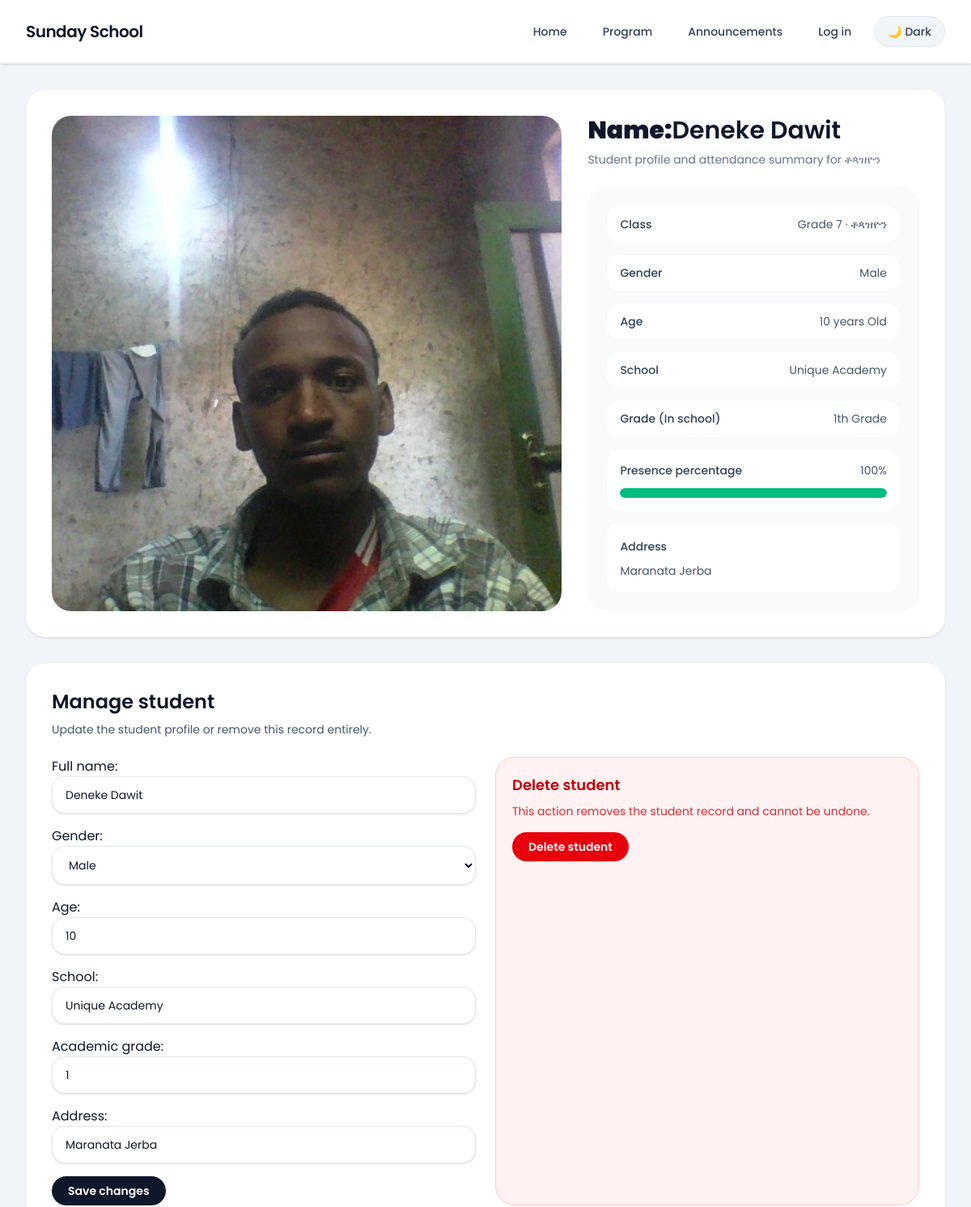
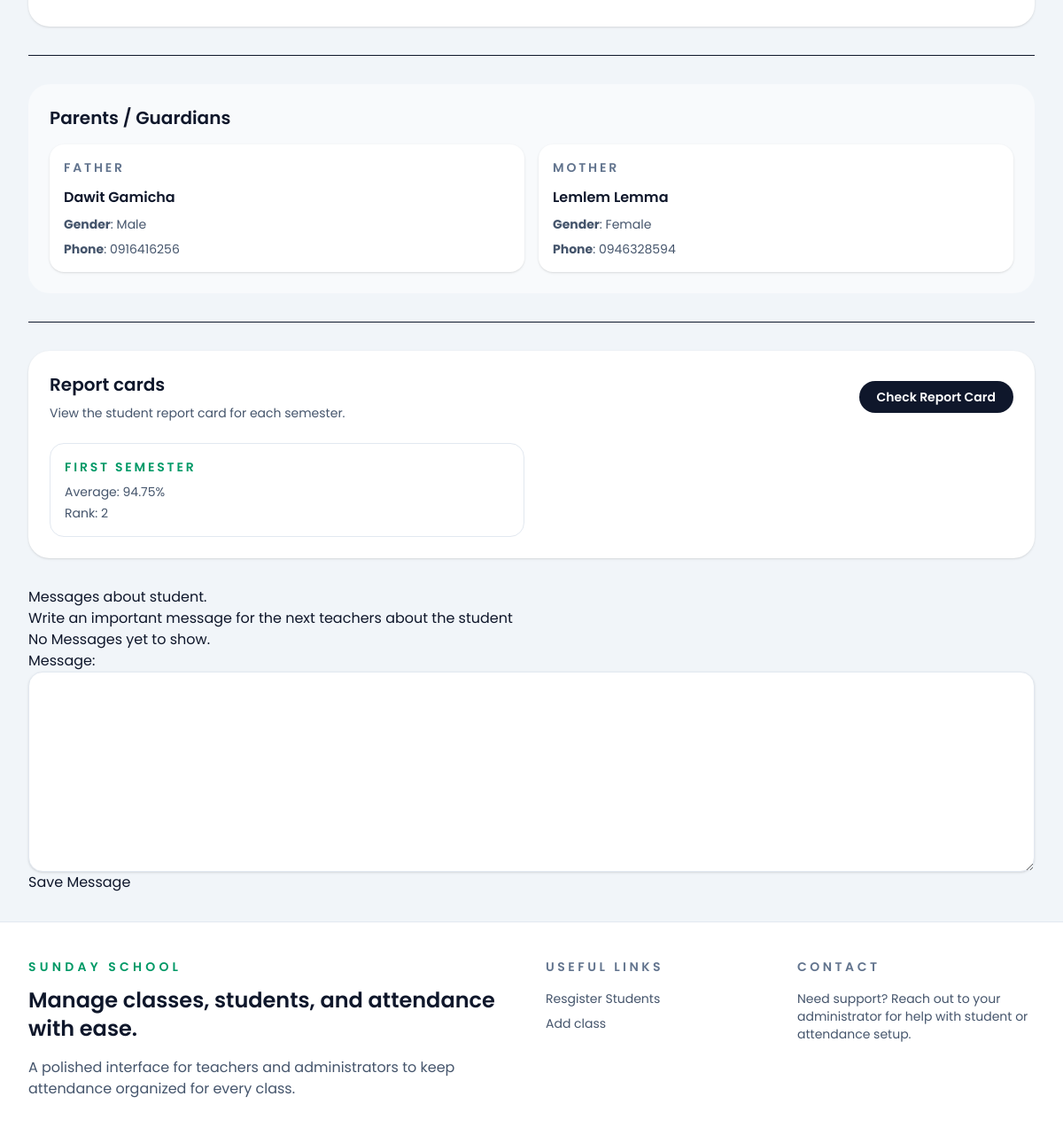
The app's page /student/14 with its own data (2 pictures, top to bottom).
### core/models.py (models this page shows, shortened)
class Students(models.Model):
    full_name = models.CharField(max_length=100)
    gender  = models.CharField(choices=SEX, max_length=100)
    age = models.PositiveIntegerField()
    school = models.CharField(max_length=100)
    academic_grade = models.PositiveIntegerField()
    photo = models.ImageField(upload_to='Students_photo')
    parents = models.ManyToManyField(Parents, related_name='students')
    grades = models.ForeignKey(Grades, on_delete=models.CASCADE, related_name='students', blank=True, null=True)
    address = models.CharField(max_length=100, blank=True, null=True)

class Grades(models.Model):
    name = models.CharField(max_length=100)
    grade_number = models.PositiveIntegerField(null=True, blank=True)
    age_limit = models.PositiveIntegerField()
    book = models.ForeignKey(Books, on_delete=models.CASCADE, related_name='grades')
    teacher = models.ManyToManyField(User, null=True, blank=True)
    isActive = models.BooleanField(default=True)
    academic_year = models.PositiveIntegerField()

class Parents(models.Model):
    ROLES = (
        ("Mother", 'Mother'),
        ("Father", 'Father'),
        ("Guardian", 'Guardian'),
    )
    full_name = models.CharField(max_length=100)
    sex = models.CharField(choices=SEX, max_length=100)
    phone_number = models.CharField(max_length=10)
    role = models.CharField(choices=ROLES, max_length=100)

class ReportCard(models.Model):
    grade = models.ForeignKey(Grades, on_delete=models.CASCADE, related_name='reports')
    student = models.ForeignKey(Students, on_delete=models.CASCADE, related_name='report_cards')
    semester = models.ForeignKey(Semesters, on_delete=models.CASCADE, related_name='report_cards', blank=True, null=True)
    test_and_assignments = models.PositiveIntegerField(blank=True, null=True)
    attendance_class_activity_mark = models.PositiveIntegerField(blank=True, null=True)
    exercise_book_mark = models.PositiveIntegerField(blank=True, null=True)
    mid_final_mark = models.PositiveIntegerField(blank=True, null=True)
    total = models.PositiveIntegerField(blank=True, null=True)
    average_mark = models.FloatField(blank=True, null=True)
    rank = models.PositiveIntegerField(blank=True, null=True)
    class Meta:
        ordering = ["-average_mark"]
        unique_together = ('student', 'grade', 'semester')

class Semesters(models.Model):
    name = models.CharField(max_length=100, choices=SEMESTER_CHOICES)

### core/views.py (the view, shortened to what this page needs)
# urls.py: path("student/<int:stud_id>", views.student_detail, name="student"),
def student_detail(request, stud_id):
    try:
        student = Students.objects.get(pk=stud_id)
        parents = student.parents.all().order_by("role", "full_name")
        message_form = TeachersMessageForm()
        student_form = StudentForm(instance=student)
        history = TeachersMessage.objects.filter(student=student).select_related("teacher").order_by("-created_at")
        report_cards = ReportCard.objects.filter(student=student).select_related("semester").order_by("semester__id")
        attendance_records = student.attendance.all()
        present_count = attendance_records.filter(status__in=["Present", "Permission"]).count()
        total_attendance = attendance_records.count()
        percentage = round((present_count / total_attendance) * 100) if total_attendance else 0
        return render(request, "core/student_detail.html", {
            "student": student,
            "parents": parents,
            "form": message_form,
            "student_form": student_form,
            "history": history,
            "report_cards": report_cards,
            "percentage": percentage,
        })
    except ObjectDoesNotExist:
        messages.error(request, "Student not found")
        return render(request, "core/404.html")

### core/forms.py
class TeachersMessageForm(forms.ModelForm):
    class Meta:
        model = models.TeachersMessage
        fields = ("message",)
        widgets = {
            "message": forms.Textarea(attrs=base_input_attrs),
        }

class StudentForm(forms.ModelForm):
    class Meta:
        model = models.Students
        fields = ["full_name", "gender", "age", "school", "academic_grade", "address"]
        widgets = {
            "full_name": forms.TextInput(attrs=base_input_attrs),
            "gender": forms.Select(attrs=base_input_attrs),
            "age": forms.NumberInput(attrs=base_input_attrs),
            "school": forms.TextInput(attrs=base_input_attrs),
            "academic_grade": forms.NumberInput(attrs=base_input_attrs),
            "address": forms.TextInput(attrs=base_input_attrs),
        }

### core/templates/core/student_detail.html (shortened to what this page needs)
{% extends 'core/base.html' %}
{% block body %}
<div class="space-y-8">
  <div class="rounded-3xl bg-white p-4 shadow-sm dark:bg-slate-900 sm:p-8">
    <div class="grid gap-8 lg:grid-cols-5">
      <div class="lg:col-span-3 rounded-3xl overflow-hidden bg-slate-100 dark:bg-slate-800">
        <img src="{{ student.photo.url }}" alt="{{ student.full_name }}" class="h-full w-full object-cover object-center" />
      </div>
      <div class="lg:col-span-2 space-y-6">
        <div>
          <h1 class="text-3xl font-semibold text-slate-900 dark:text-slate-100"><strong>Name:</strong>{{ student.full_name }}</h1>
          <p class="mt-2 text-sm text-slate-500 dark:text-slate-400">Student profile and attendance summary for {{ student.grades.name }}</p>
        </div>
        <div class="space-y-4 rounded-3xl bg-slate-50 p-6 dark:bg-slate-950">
          <div class="flex items-center justify-between gap-4 rounded-2xl bg-white px-4 py-3 dark:bg-slate-900">
            <span class="text-sm font-medium text-slate-700 dark:text-slate-300">Class</span>
            <span class="text-sm text-slate-600 dark:text-slate-400">Grade {{ student.grades.grade_number }} · {{ student.grades.name }}</span>
          </div>
          <div class="flex items-center justify-between gap-4 rounded-2xl bg-white px-4 py-3 dark:bg-slate-900">
            <span class="text-sm font-medium text-slate-700 dark:text-slate-300">Gender</span>
            <span class="text-sm text-slate-600 dark:text-slate-400"> {% if student.gender == 'M' %} Male {% else %} Female {% endif %}</span>
          </div>
            <div class="flex items-center justify-between gap-4 rounded-2xl bg-white px-4 py-3 dark:bg-slate-900">
            <span class="text-sm font-medium text-slate-700 dark:text-slate-300">Age</span>
            <span class="text-sm text-slate-600 dark:text-slate-400">{{ student.age }} years Old</span>
          </div>
          <div class="flex items-center justify-between gap-4 rounded-2xl bg-white px-4 py-3 dark:bg-slate-900">
            <span class="text-sm font-medium text-slate-700 dark:text-slate-300">School</span>
            <span class="text-sm text-slate-600 dark:text-slate-400">{{ student.school }}</span>
          </div>
            <div class="flex items-center justify-between gap-4 rounded-2xl bg-white px-4 py-3 dark:bg-slate-900">
            <span class="text-sm font-medium text-slate-700 dark:text-slate-300">Grade (In school)</span>
            <span class="text-sm text-slate-600 dark:text-slate-400">{{ student.academic_grade }}th Grade</span>
          </div>
          <div class="rounded-2xl bg-white p-4 dark:bg-slate-900">
            <div class="flex items-center justify-between text-sm text-slate-700 dark:text-slate-300">
              <span class="font-medium">Presence percentage</span>
              <span class="text-slate-600 dark:text-slate-400">{{ percentage }}%</span>
            </div>
            <div class="mt-3 h-3 overflow-hidden rounded-full bg-slate-200 dark:bg-slate-800">
              <div class="h-full rounded-full bg-emerald-500" style="width: {{ percentage }}%"></div>
            </div>
          </div>
          <div class="rounded-2xl bg-white px-4 py-4 dark:bg-slate-900">
            <span class="text-sm font-medium text-slate-700 dark:text-slate-300">Address</span>
            <p class="mt-2 text-sm text-slate-600 dark:text-slate-400">{{ student.address }}</p>
          </div>
        </div>
      </div>
    </div>
  </div>
  <div class="rounded-3xl bg-white p-8 shadow-sm dark:bg-slate-900">
    <div class="flex flex-wrap items-center justify-between gap-4">
      <div>
        <h2 class="text-2xl font-semibold text-slate-900 dark:text-slate-100">Manage student</h2>
        <p class="mt-2 text-sm text-slate-600 dark:text-slate-400">Update the student profile or remove this record entirely.</p>
      </div>
    </div>
    <div class="mt-6 grid gap-6 lg:grid-cols-2">
      <form method="post" enctype="multipart/form-data" class="space-y-4">
        {{ student_form.as_p }}
        <button type="submit" class="w-full rounded-full bg-slate-900 px-5 py-2 text-sm font-semibold text-white transition hover:bg-slate-800 dark:bg-slate-200 dark:text-slate-900 dark:hover:bg-slate-300 sm:w-auto">Save changes</button>
      </form>
      <form method="post" class="rounded-3xl border border-red-200 bg-red-50 p-5 dark:border-red-900 dark:bg-red-950/40">
        <h3 class="text-lg font-semibold text-red-700 dark:text-red-300">Delete student</h3>
        <p class="mt-2 text-sm text-red-700/80 dark:text-red-200/80">This action removes the student record and cannot be undone.</p>
        <button type="submit" class="mt-4 w-full rounded-full bg-red-600 px-5 py-2 text-sm font-semibold text-white transition hover:bg-red-500 sm:w-auto">Delete student</button>
      </form>
    </div>
  </div>
    <hr>
    <div class="rounded-3xl bg-slate-50 p-6 dark:bg-slate-950">
        <h2 class="text-xl font-semibold text-slate-900 dark:text-slate-100">Parents / Guardians</h2>
        <div class="mt-4 grid gap-4 md:grid-cols-2">
            {% for parent in parents %}
            <div class="rounded-2xl bg-white p-4 shadow-sm dark:bg-slate-900">
                <p class="text-sm font-semibold uppercase tracking-[0.2em] text-slate-500 dark:text-slate-400">{{ parent.role }}</p>
                <p class="mt-3 text-base font-semibold text-slate-900 dark:text-slate-100">{{ parent.full_name }}</p>
                <p class="mt-2 text-sm text-slate-600 dark:text-slate-400"><strong>Gender</strong>: {% if parent.sex == 'M' %} Male {% else %} Female {% endif %}</p>
                <p class="mt-2 text-sm text-slate-600 dark:text-slate-400"><strong>Phone</strong>: {{ parent.phone_number }}</p>
            </div>
            {% empty %}
            <p class="text-sm text-slate-600 dark:text-slate-400">No parent information has been added yet.</p>
            {% endfor %}
        </div>
    </div>
    <hr>
    <div class="rounded-3xl bg-white p-4 shadow-sm dark:bg-slate-900 sm:p-6">
        <div class="flex flex-col gap-3 sm:flex-row sm:items-center sm:justify-between">
            <div>
                <h2 class="text-xl font-semibold text-slate-900 dark:text-slate-100">Report cards</h2>
                <p class="mt-2 text-sm text-slate-600 dark:text-slate-400">View the student report card for each semester.</p>
            </div>
            <a href="{% url 'core:check_card' student.pk %}" class="inline-flex w-full items-center justify-center rounded-full bg-slate-900 px-5 py-2 text-sm font-semibold text-white transition hover:bg-slate-800 dark:bg-slate-200 dark:text-slate-900 dark:hover:bg-slate-300 sm:w-auto">Check Report Card</a>
        </div>
        {% if report_cards %}
        <div class="mt-6 grid gap-4 md:grid-cols-2">
            {% for card in report_cards %}
            <div class="rounded-2xl border border-slate-200 p-4 dark:border-slate-700">
                <p class="text-sm font-semibold uppercase tracking-[0.2em] text-emerald-600">{{ card.semester.name }}</p>
                <p class="mt-2 text-sm text-slate-600 dark:text-slate-400">Average: {{ card.average_mark|default:"--" }}%</p>
                <p class="mt-1 text-sm text-slate-600 dark:text-slate-400">Rank: {{ card.rank|default:"--" }}</p>
            </div>
            {% endfor %}
        </div>
        {% else %}
        <p class="mt-4 text-sm text-slate-600 dark:text-slate-400">No report cards have been generated yet.</p>
        {% endif %}
    </div>
    <div class="flex flex-col ">
        <h2>Messages about student.</h2>
        <p>Write an  important message for the next teachers about the student</p>
        {% for message in history %}
        {{ message.message }}...<strong>From {{ message.teacher }} @ {{ message.created_at }}</strong><br>
        {% empty %}
        <h2>No Messages yet to show.</h2>
        {% endfor %}
        <form action="#" method="post">
            {{ form.as_p }}
            <button type="submit">Save Message</button>
        </form>
    </div>
</div>
{% endblock %}

### core/templates/core/base.html (style rules this page uses)
body { font-family: 'Poppins', sans-serif; }

### records on screen
Students: photo (picture), full_name "Deneke Dawit", grades.name "ቶጳዝዮን", grades.grade_number "7", age "10", school "Unique Academy", academic_grade "1", address "Maranata Jerba", gender "Male"
Parents: role "FATHER", full_name "Dawit Gamicha", sex "Male", phone_number "0916416256"
Parents: role "MOTHER", full_name "Lemlem Lemma", sex "Female", phone_number "0946328594"
ReportCard: semester.name "FIRST SEMESTER", average_mark "94.75", rank "2"

### other values on screen
{{ percentage }} "100"
